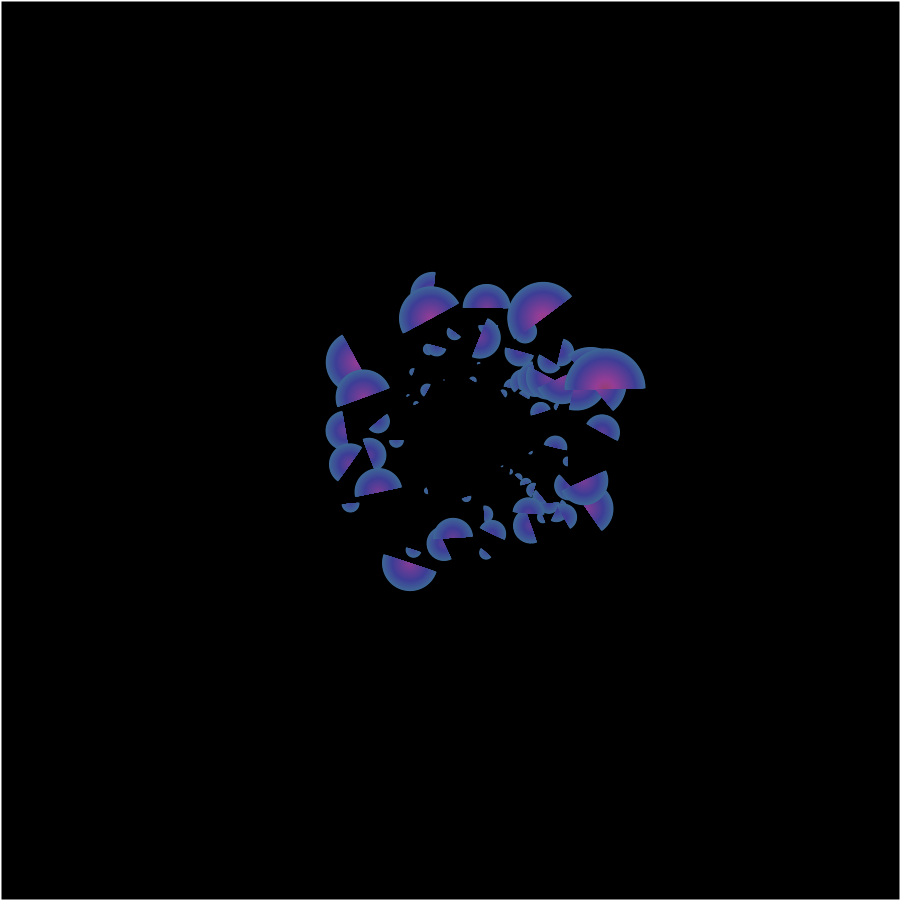
Frame 1 (no input)
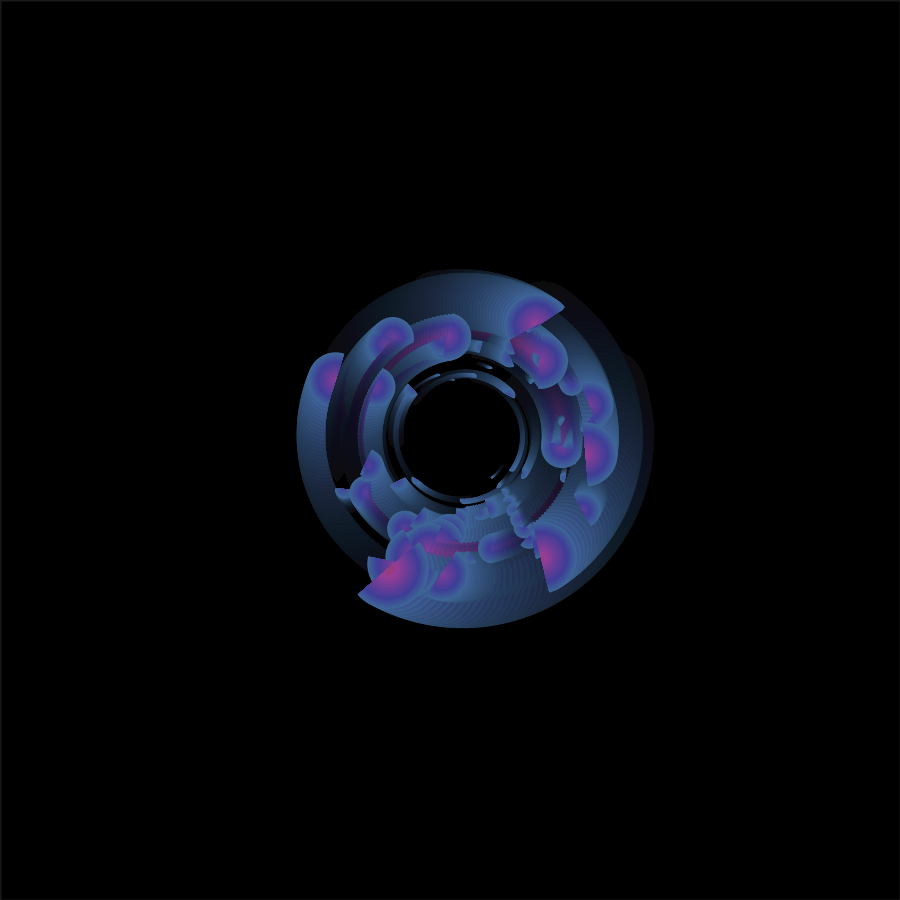
Frame 60 (the mouse pressed at the canvas centre just before this capture)
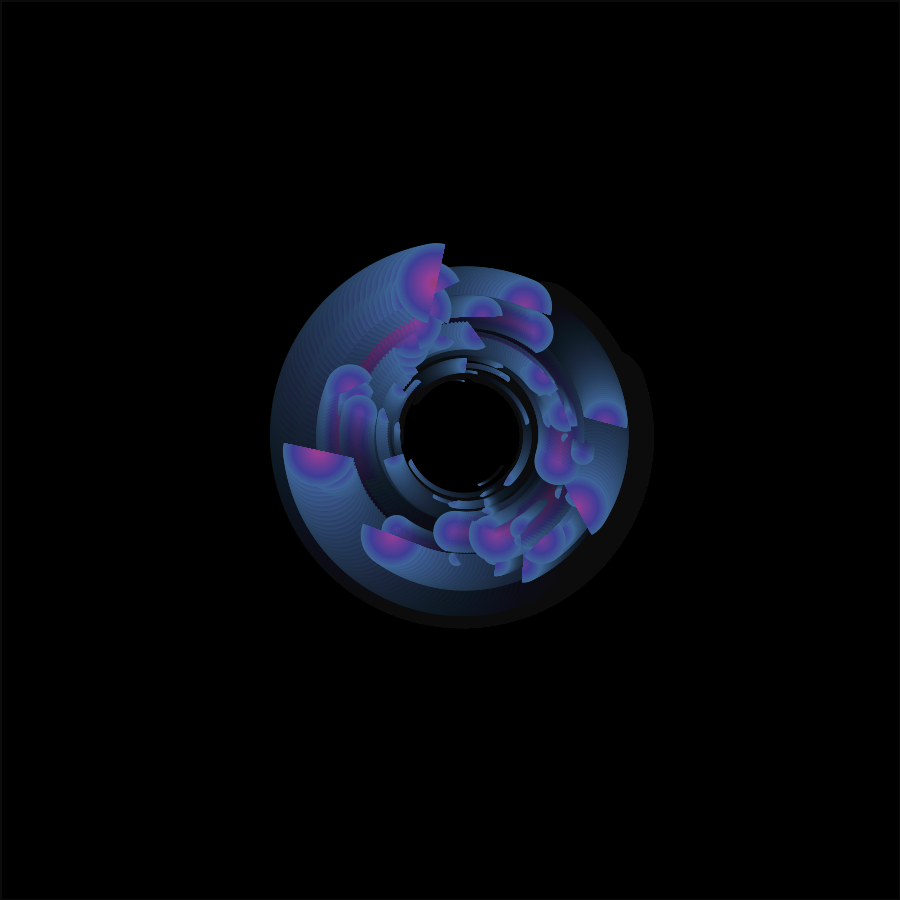
Frame 120 (the mouse held since frame 60 and released just before this capture)

The Processing sketch that drew these frames (run headless with seeded random() and noise(); from frame 60 on, the mouse is pressed at the canvas centre):

// Processing sketch: spiro_arcs
// ── spiro_arcs.pde
float speed = 0.0008;
float[] spi = new float [10];
void setup(){
  size(900,900);
  background(0);
  colorMode(HSB);
  
  for (int i = 2 ; i < spi.length; i ++){
   spi[i] = random(TWO_PI); 
  }
  noFill();
  stroke(255);
  strokeWeight(2);
}

void draw(){
  fill(0,10);
  rect(0, 0, width, height);
  
   /* noFill();
  stroke(255);
  strokeWeight(1);*/
  noStroke();
  translate(width / 2, height / 2);
  
  pushMatrix();
  
  // density of spirograph
  for (int i = 2 ; i < spi.length ; i++){
    rotate(spi[i]);
    float radius = height / (10 * (i + 1.3 )) ;
    println("radius = " , radius);
    translate(0, radius);
  //  ellipse(0,0,5,5);
    
    // calculate pos & ang
     for (int p = 0 ; p < spi.length ; p++){
       float g = 150;
        float x = ((p + 5) * 10) * cos(p) ;
        float y = ((p + 5) * 10) * sin(p);
        rotate(cos(i));
        int rad = int(p * i) ;
        
        //draw shapes + gradient
        for (int k = rad ; k > 0 ; k--){
          fill(g, 150, 150);
          arc(x, y, k, k, 0, PI);
          g ++;
        }
     }
    spi[i] = (spi[i] + (speed + speed * i )) % TWO_PI;
  }
  popMatrix();
}
